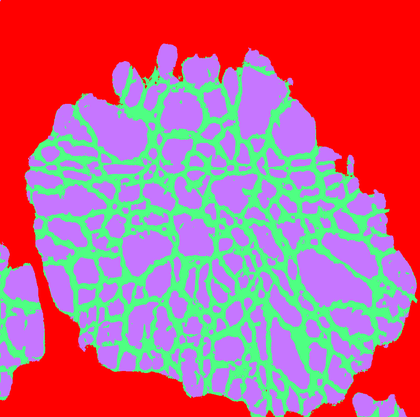
%> input picture avg_interpol_seg1.tiff, 420 x 417 px, shrunk from 1031 x 1024 before the run
$ octave --eval "result = function_remove_web(imread('avg_interpol_seg1.tiff'));"   (GNU Octave 9; MATLAB toolbox functions it lacks are replaced by stand-ins)
%> lines starting %> are read from the running program, lines starting %| are printed output that depends on the picture
function [new_BW, BW_seq] = function_remove_web(BW, struct_el)
%function_remove_web dilates grains (integers>1) into webbing
%   new_Bw = function_remove_web(BW) dilates grains into webbing one-by-one
%       using strel('disk', 3)
%   new_Bw = function_remove_web(BW, struct_el) can specify structuring
%       element as desired for dilation operations
%
%   Inputs
%       BW - segmented matrix where 0 = background, 1 = webbing, and 2 =
%           grains
%       struct_el (optional) - structuring element used for dilation operations
%
%   Outputs
%       new_BW - grains without any webbing
%       BW_seq - cell array of dilation sequence
%
%   Author: Alexander H Quinn, National Renewable Energy Laboratory (NREL)
%   Guided/Inspired by: Donal P. Finagan, NREL
%   Additional assistance:  Francois Usseglio-Viretta, NREL

WEB = 1;
BCKGND = 0;

    lbls = unique(BW);
%> lbls = 256 values from 0 to 255
    old_BW = zeros(size(BW));
    new_BW = BW; % labeled unsegmented image
%> new_BW is the input picture: size 417x420x3 uint8; mean R, G, B 193, 102.4, 124.2

    if nargin < 2
        dilate_element = strel('disk', 3, 0); % change for different behavior, square of size 2 only dilates on corners
    else
        dilate_element = struct_el;
    end

    static_locations = ismember(BW, BCKGND);
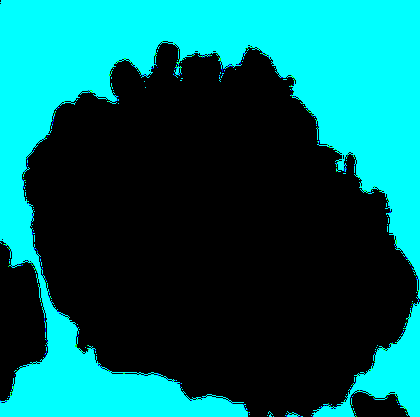
%> static_locations: size 417x420x3 logical; mean R, G, B 0, 0.379, 0.379


    lbls(lbls == BCKGND) = []; % exclude background from grain idxs
    lbls(lbls == WEB) = []; % erode regions

    count = 0;
    figss = {};

    while ~isequal(new_BW, old_BW)

        count = count + 1;
%         figss{count} = figure;
        disp(['Dilation Iteration: ' num2str(count)])

        old_BW = new_BW;

        for n = 1:length(lbls) % per particle
            particle_only = zeros(size(old_BW)); % zero background to distinguish particle from not

            [r, c] = find(old_BW == lbls(n)); % grab particle idxs, lew labels each iteration

            mask_idx = sub2ind(size(old_BW), r, c); % all indicies of current particle
            particle_only(mask_idx) = old_BW(mask_idx); % overlay particle features on zero background

            dilated_particle = imdilate(particle_only, dilate_element); % dilate the particle

            num_points = numel(old_BW); % for every single point in segmentation map, create bounding box to reduce comparisons dramatically
            for m = 1:num_points % big memory and time cost...numel(BW) * numel(labels) * number of iterations...easily > 1 billion comparisons
                if ~static_locations(m)&& dilated_particle(m) ~= BCKGND && old_BW(m) == WEB % update BW where dilated particle extends into boundary territory only, 0 is anything not considered particle (static_regions_idx)
                    new_BW(m) = dilated_particle(m);

                end
            end
        end
        BW_seq{count} = label2rgb(new_BW);
        imshow(label2rgb(new_BW)) % show progressing secondary particle dilations
    end
    new_BW(new_BW == 1) = 0; % cleaning for leftover segmentation boundaries
end
%> (the run ends here)
